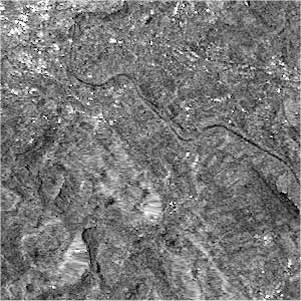
%> input picture pic/bern_1.bmp, 301 x 301 px
$ octave main.m   (GNU Octave 9; MATLAB toolbox functions it lacks are replaced by stand-ins)
%> lines starting %> are read from the running program, lines starting %| are printed output that depends on the picture; in (x1, y1, x2, y2) boxes, pixels count from 0 and x2, y2 are one past the last pixel; in counts of white or black regions, pixels touching at a corner belong together; the program's own positions count from 1
### di_gen.m


function im_di = di_gen(im1, im2)
    im1 = srad( im1, 0.15, 1, 1, 1, 5 );
    im2 = srad( im2, 0.15, 1, 1, 1, 5 );
    im_di = abs(log( (im1+1) ./ (im2+1) ));
    im_di = srad( im_di, 0.15, 1, 1, 1, 5 );
end


function im = srad( im,delta_t,q0,rho,option,ITER )
    for n = 1:ITER
        % padding elements avoid edges
        [m, n] = size(im);
        W = 1;
        X = zeros(m+2*W, n+2*W);
        X(W+1:m+W, W+1:n+W) = im;
        X(W+1:m+W, 1:W) = im(:, W:-1:1);
        X(W+1:m+W, n+W+1:n+2*W) = im(:, n:-1:n-(W-1));
        X(1:W, :) = X(2*W:-1:(W+1), :);
        X(m+(W+1):m+2*W, :) = X(m+W:-1:(m+1), :);
        im = X;
        % padding finished !!!!

        q0 = q0 * exp(-delta_t*rho);

        gradRxI = imfilter(im,[0 0 0;0 -1 1;0 0 0],'symmetric');
        gradRyI = imfilter(im,[0 1 0;0 -1 0;0 0 0],'symmetric');
        gradLxI = imfilter(im,[0 0 0;-1 1 0;0 0 0],'symmetric');
        gradLyI = imfilter(im,[0 0 0;0 1 0;0 -1 0],'symmetric');
        q1 = sqrt(gradRxI.^2+gradRyI.^2+gradLxI.^2+gradLyI.^2)./( im+1e-10 );
        q2 = 4*del2(im)./(im+1e-10);
        q = sqrt((1/2*(q1.^2)-1/16*(q2.^2))./((1+1/4*q2).^2+1e-10));

        if option == 1
            c = 1./(1+((q.^2-q0^2)/(q0^2*(1+q0^2))));
        elseif option == 2
            c = exp(-(q.^2-q0^2)/(q0^2*(1+q0^2)));
        else
            error('Unidentified option!(only 1 or 2 available)');
        end

        d = imfilter(c,[0 0 0;0 0 1;0 0 0],'symmetric').*...
            imfilter(im,[0 0 0;0 -1 1;0 0 0],'symmetric')+...
            imfilter(c,[0 0 0;0 1 0;0 0 0],'symmetric').*...
            imfilter(im,[0 0 0;1 -1 0;0 0 0],'symmetric')+...
            imfilter(c,[0 1 0;0 0 0;0 0 0],'symmetric').*...
            imfilter(im,[0 1 0;0 -1 0;0 0 0],'symmetric')+...
            imfilter(c,[0 0 0;0 1 0;0 0 0],'symmetric').*...
            imfilter(im,[0 0 0;0 -1 0;0 1 0],'symmetric');

        im = im+delta_t/4*d;

        im = im(2:end-1,2:end-1);
    end
end

### hclustering.m


function CM = hclustering(pixel_vector, Xd)

[ylen, xlen] = size(Xd);

% feature vectors are divided into three categories by using FCM

options = [2.0; 100; 1e-5; 0];

fprintf('... ... 1st round clustering ... ...\n');
[center,U,obj_fcn] = fcm(pixel_vector,2, options);

maxU = max(U);
index{1} = find(U(1,:) == maxU);
index{2} = find(U(2,:) == maxU);
if numel(index{1})<numel(index{2})
    ttr = numel(index{1})/(ylen*xlen)*1.25;
    ttl = numel(index{1})/(ylen*xlen)/1.10;
else
    ttr = numel(index{2})/(ylen*xlen)*1.25;
    ttl = numel(index{2})/(ylen*xlen)/1.10;
end

c_num = 5;
fprintf('... ... 2nd round clustering ... ...\n');
[center,U,obj_fcn] = fcm(pixel_vector,c_num, options);

Xdk =  zeros(ylen*xlen, 1);
CMk0 = zeros(ylen*xlen, 1);

Xdk = reshape(Xd, ylen*xlen, 1);

maxU = max(U);

for i = 1:c_num
    index{i} = find(U(i,:) == maxU);
end

for i = 1:c_num
    idx_mean(i) = mean(Xdk(index{i}));
end

[idx_mean, idx] = sort(idx_mean);

for i = 1:c_num
    idx_num(i) = numel(index{idx(i)});
end

CMk0(index{idx(c_num)}) = 0.0;
c = idx_num(c_num);
mid_lab = 0;

for i = 1:c_num-1
    c = c+idx_num(c_num-i);
    if c / (ylen*xlen) < ttl
       CMk0(index{idx(c_num-i)}) = 0.0;
    elseif c / (ylen*xlen) >= ttl && c / (ylen*xlen) < ttr
        CMk0(index{idx(c_num-i)}) = 0.5;
        mid_lab = 1;
    else
        if mid_lab == 0
            CMk0(index{idx(c_num-i)}) = 0.5;
            mid_lab = 1;
        else
            CMk0(index{idx(c_num-i)}) = 1;
        end
    end
end

CM = reshape(CMk0, ylen, xlen);

### main.m

clear;
clc;
close all;

addpath('./Utils');
addpath('./cwnn');

PatSize = 7;
SamSize = 28;

fprintf(' ... ... read image file ... ... ... ....\n');
im1   = imread('./pic/bern_1.bmp');
%> im1 is the input picture: size 301x301x3 uint8; min 0, max 255, mean 120.5
im2   = imread('./pic/bern_2.bmp');
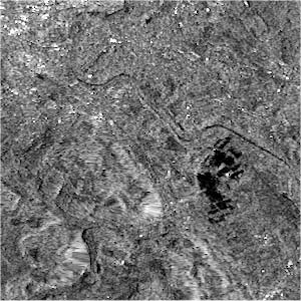
%> input picture pic/bern_2.bmp, 301 x 301 px
%> im2 is the input picture: size 301x301x3 uint8; min 0, max 255, mean 113.6
im_gt = imread('./pic/bern_gt.bmp');
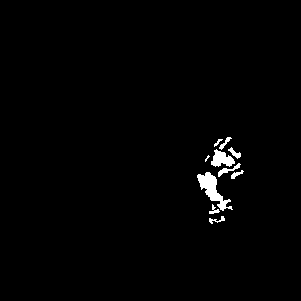
%> input picture pic/bern_gt.bmp, 301 x 301 px
%> im_gt is the input picture: size 301x301x3 uint8; 1.3% white; 10 white regions (1 under 20 px), largest, box (x1, y1, x2, y2) and area: (197, 172, 233, 211) 503, (211, 149, 235, 167) 257, (218, 163, 241, 177) 91
fprintf(' ... ... read image file finished !!! !!!\n\n');

im1 = double(im1(:,:,1));
%> im1: size 301x301 double
im2 = double(im2(:,:,1));
%> im2: size 301x301 double
im_gt = double(im_gt(:,:,1));
[ylen, xlen] = size(im1);
%> ylen = 301; xlen = 301
im_di = di_gen(im1, im2);
%> after the loop in srad, `for n = 1:ITER`:
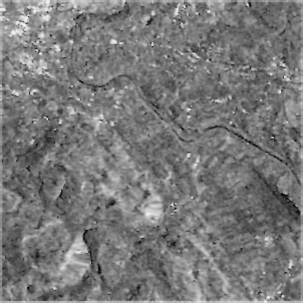
%> X: size 303x303 double; min 1.73, max 244.3, mean 121
%> after the loop in srad, `for n = 1:ITER`: q0 = 0.472
%> call 2 of srad, with delta_t = 0.15, q0 = 1, rho = 1, option = 1, ITER = 5
%> after the loop in srad (call 2), `for n = 1:ITER`:
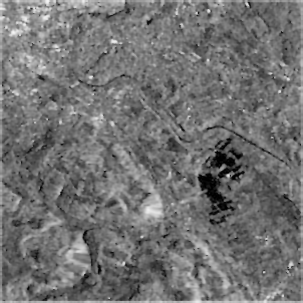
%> X: size 303x303 double; min 0.025, max 244.2, mean 114.3
%> the loop in srad (call 3), `for n = 1:ITER` made 5 passes
%> pass 1, in srad (call 3), `gradRxI = imfilter(im,[0 0 0;0 -1 1;0 0 0],'symmetric');`:
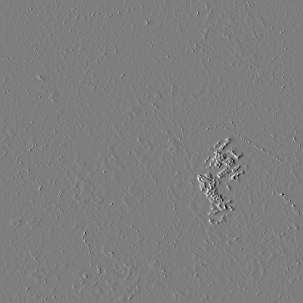
%> gradRxI: size 303x303 double; min -2.59, max 2.63, mean 1.65e-05; drawn with min black and max white
pixel_vector = reshape(im_di, ylen*xlen, 1);

fprintf('... ... clustering begin ... ...\n');
im_lab = hclustering(pixel_vector, im_di);
%> in hclustering, `[center,U,obj_fcn] = fcm(pixel_vector,2, options);`: center = [0.134; 2.39]; obj_fcn = 30 values, max 4630.2 at index 1, min 1764.5 at index 30, mean 2378.7
%> in hclustering, `ttr = numel(index{2})/(ylen*xlen)*1.25;`: ttr = 0.0143
%> in hclustering, `ttl = numel(index{2})/(ylen*xlen)/1.10;`: ttl = 0.0104
%> in hclustering, `[center,U,obj_fcn] = fcm(pixel_vector,c_num, options);`: center = [0.445; 0.194; 1.65; 0.0636; 2.99]
%> after the loop in hclustering, `for i = 1:c_num`: index = 5 items
%> after the loop in hclustering, `for i = 1:c_num`: idx_mean = [0.459 0.196 1.6 0.0664 2.96]
%> in hclustering, `[idx_mean, idx] = sort(idx_mean);`: idx_mean = [0.0664 0.196 0.459 1.6 2.96]; idx = [4 2 1 3 5]
%> after the loop in hclustering, `for i = 1:c_num`: idx_num = [55253 27552 6586 684 526]
%> in hclustering, `c = idx_num(c_num);`: c = 526
%> the loop in hclustering, `for i = 1:c_num-1` made 4 passes
%> c on passes 1 to 4: 1210, 7796, 35348, 90601
%> after the loop in hclustering, `for i = 1:c_num-1`: mid_lab = 1
%> in hclustering, `CM = reshape(CMk0, ylen, xlen);`:
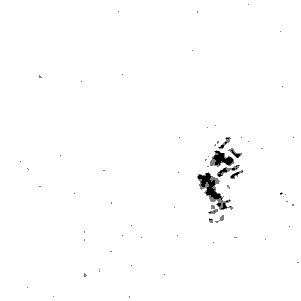
%> CM: size 301x301 double; min 0, max 1, mean 0.99
fprintf('@@@ @@@ clustering finished @@@@\n');

clear pixel_vector im_di;

fprintf(' ... ... ... samples initializaton begin ... ... .....\n');
fprintf(' ... ... ... Patch Size : %d pixels ... ....\n', PatSize);


pos_idx = find(im_lab == 1);
%> pos_idx = 89391 values from 1 to 90601
neg_idx = find(im_lab == 0);
%> neg_idx = 526 values from 59775 to 84775
tst_idx = find(im_lab == 0.5);
%> tst_idx = 684 values from 6182 to 89961


rand('seed', 2);
pos_idx = pos_idx(randperm(numel(pos_idx)));
neg_idx = neg_idx(randperm(numel(neg_idx)));

[ylen, xlen] = size(im1);

% normalization
im1 = im1/max(im1(:));
im2 = im2/max(im2(:));


mag = (PatSize-1)/2;
imTmp = zeros(ylen+PatSize-1, xlen+PatSize-1);
imTmp((mag+1):end-mag,(mag+1):end-mag) = im1;
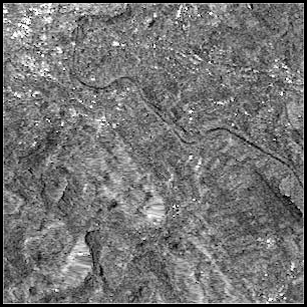
%> imTmp: size 307x307 double; min 0, max 1, mean 0.454
%> (the run ends here)
